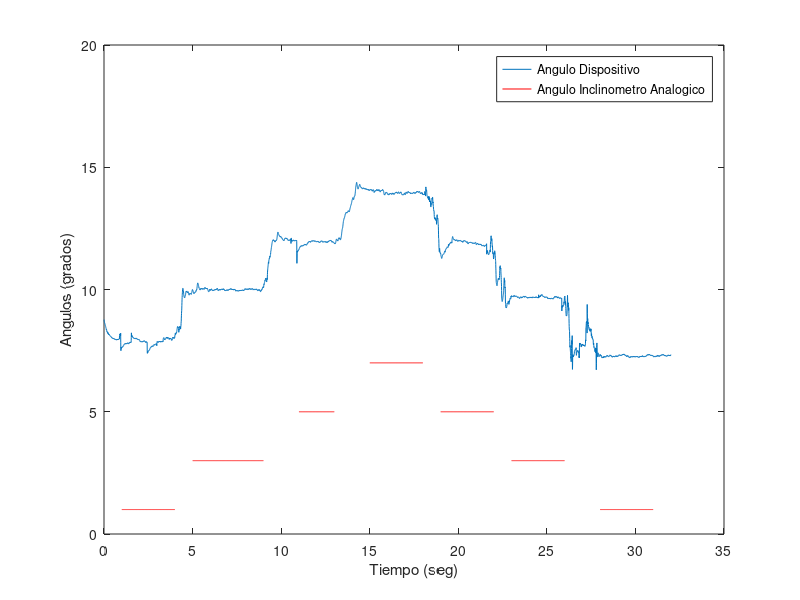

Recreate this plot in MATLAB.
clear all;
[tiempo,AkX,AkY] = textread ('angulos.txt', "%f %f %f");
fs=200;
figure(1)
t1=1.005:1/fs:4;
x1(1:(4-1)*fs) = 1;
t2=5.005:1/fs:9;
x2(1:(9-5)*fs) = 3;
t3=11.005:1/fs:13;
x3(1:(13-11)*fs) = 5;
t4=15.005:1/fs:18;
x4(1:(18-15)*fs) = 7;
t5=19.005:1/fs:22;
x5(1:(22-19)*fs) = 5;
t6=23.005:1/fs:26;
x6(1:(26-23)*fs) = 3;
t7=28.005:1/fs:31;
x7(1:(31-28)*fs) = 1;

plot(tiempo,AkY, t1,x1,'r',t2,x2,'r',t3,x3,'r',t4,x4,'r',t5,x5,'r',t6,x6,'r',t7,x7,'r')
ylabel("Angulos (grados)")
xlabel("Tiempo (seg)")
legend('Angulo Dispositivo','Angulo Inclinometro Analogico')
media1=mean(AkY(1*fs:4*fs))
media2=mean(AkY(5*fs:9*fs))
media3=mean(AkY(11*fs:13*fs))
media4=mean(AkY(15*fs:18*fs))
media4=mean(AkY(19*fs:22*fs))
media5=mean(AkY(23*fs:26*fs))
media6=mean(AkY(28*fs:31*fs))